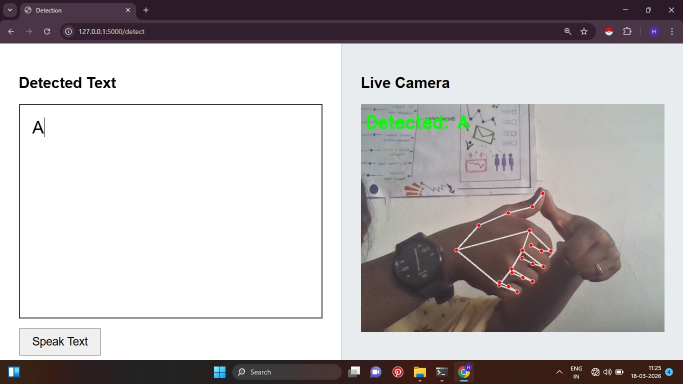
#> input picture image/WhatsApp Image 2026-05-30 at 11.17.32 PM.jpeg, 1366 x 768 px, given in place of the camera (shown at 1/2 size)
$ python camera_test.py
#> lines starting #> are read from the running program, lines starting #| are printed output that depends on the picture
import cv2
import numpy as np

cap = cv2.VideoCapture(0)
bg = None

x1, y1, x2, y2 = 50, 50, 400, 400

while True:
    ret, frame = cap.read()
#> frame is the input picture: shape (768, 1366, 3); mean B, G, R 183.2, 182.5, 186.4

    if not ret:
        break

    frame = cv2.flip(frame, 1)
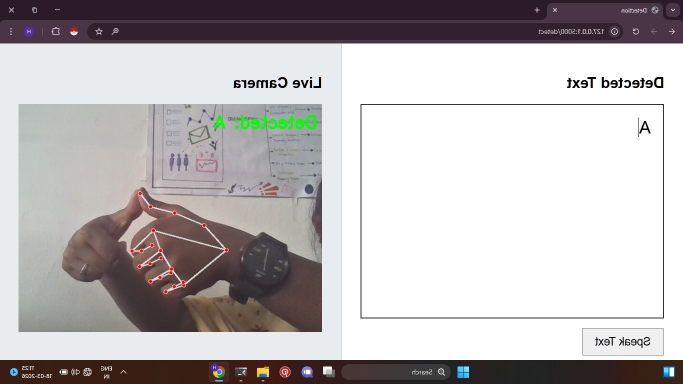
#> frame: shape (768, 1366, 3) (shown at 1/2 size); mean B, G, R 183.2, 182.5, 186.4

    roi = frame[y1:y2, x1:x2]
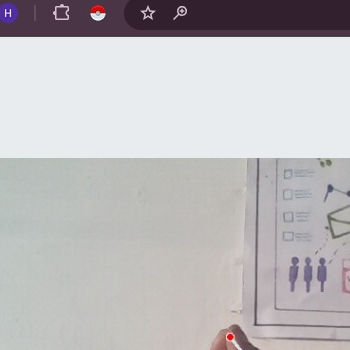
#> roi: shape (350, 350, 3); mean B, G, R 189.9, 187.9, 189.9

    gray = cv2.cvtColor(roi, cv2.COLOR_BGR2GRAY)
    gray = cv2.GaussianBlur(gray, (7, 7), 0)
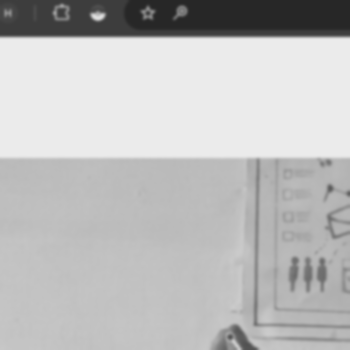
#> gray: shape (350, 350); min 38, max 235, mean 188.7

    key = cv2.waitKey(1) & 0xFF
#> (key q is pressed here)

    # Press b to capture background
    if key == ord('b'):
        bg = gray.copy()
        print("Background captured")

    hand = False

    if bg is not None:

        diff = cv2.absdiff(bg, gray)

        _, thresh = cv2.threshold(diff, 25, 255, cv2.THRESH_BINARY)

        kernel = np.ones((5,5), np.uint8)

        thresh = cv2.morphologyEx(
            thresh,
            cv2.MORPH_OPEN,
            kernel
        )

        hsv = cv2.cvtColor(roi, cv2.COLOR_BGR2HSV)

        lower = (0, 30, 60)
        upper = (20, 170, 255)

        skin = cv2.inRange(hsv, lower, upper)

        hand_mask = cv2.bitwise_and(thresh, skin)

        white_pixels = cv2.countNonZero(hand_mask)

        # Improved detection
        hand = white_pixels > 1000

        cv2.imshow(
            "ROI - Hand",
            cv2.resize(hand_mask, (400, 400))
        )

    text = "Hand detected" if hand else "No hand"

    color = (0,255,0) if hand else (0,0,255)

    cv2.rectangle(frame, (x1,y1), (x2,y2), color, 2)

    cv2.putText(
        frame,
        text,
        (x1, y1-10),
        cv2.FONT_HERSHEY_SIMPLEX,
        0.9,
        color,
        2
    )
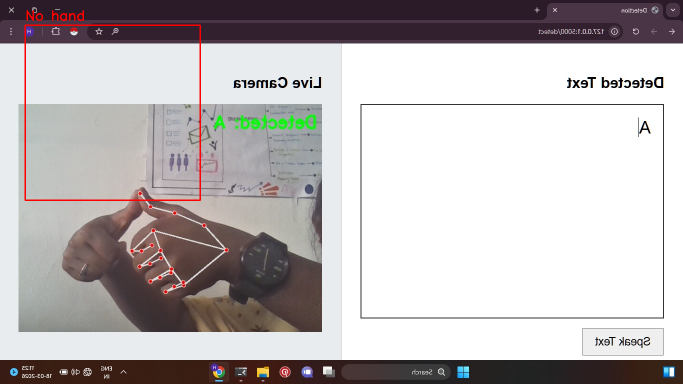
#> frame: shape (768, 1366, 3) (shown at 1/2 size); mean B, G, R 182.6, 181.9, 187

    cv2.imshow("Camera", frame)

    if key == ord('q'):
        break

cap.release()

cv2.destroyAllWindows()
